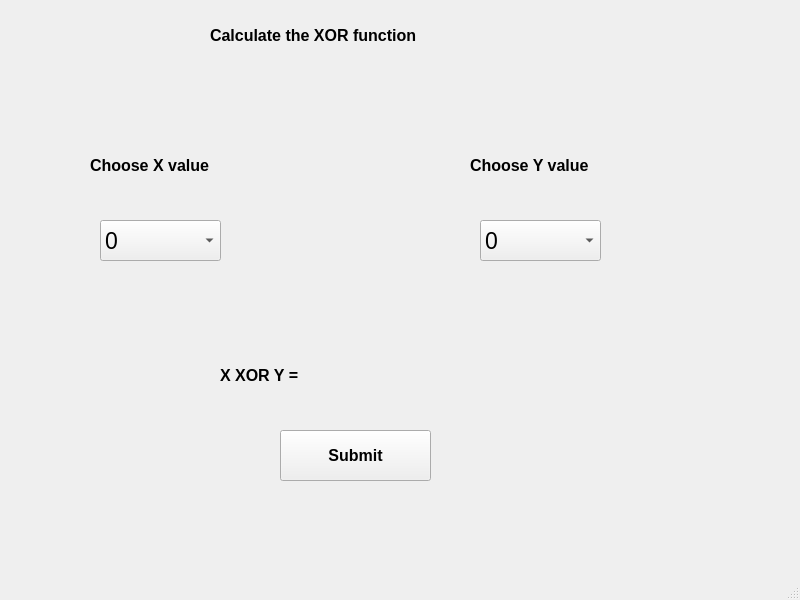
<?xml version="1.0" encoding="UTF-8"?>
<ui version="4.0">
 <class>ComboBoxTutorial</class>
 <widget class="QMainWindow" name="ComboBoxTutorial">
  <property name="geometry">
   <rect>
    <x>0</x>
    <y>0</y>
    <width>800</width>
    <height>600</height>
   </rect>
  </property>
  <property name="windowTitle">
   <string>MainWindow</string>
  </property>
  <widget class="QWidget" name="centralwidget">
   <widget class="QComboBox" name="x">
    <property name="geometry">
     <rect>
      <x>100</x>
      <y>220</y>
      <width>121</width>
      <height>41</height>
     </rect>
    </property>
    <property name="font">
     <font>
      <pointsize>17</pointsize>
     </font>
    </property>
    <property name="editable">
     <bool>false</bool>
    </property>
    <item>
     <property name="text">
      <string>0</string>
     </property>
    </item>
    <item>
     <property name="text">
      <string>1</string>
     </property>
    </item>
   </widget>
   <widget class="QComboBox" name="y">
    <property name="geometry">
     <rect>
      <x>480</x>
      <y>220</y>
      <width>121</width>
      <height>41</height>
     </rect>
    </property>
    <property name="font">
     <font>
      <pointsize>17</pointsize>
     </font>
    </property>
    <item>
     <property name="text">
      <string>0</string>
     </property>
    </item>
    <item>
     <property name="text">
      <string>1</string>
     </property>
    </item>
   </widget>
   <widget class="QLabel" name="label">
    <property name="geometry">
     <rect>
      <x>220</x>
      <y>350</y>
      <width>111</width>
      <height>51</height>
     </rect>
    </property>
    <property name="font">
     <font>
      <pointsize>12</pointsize>
      <weight>75</weight>
      <bold>true</bold>
     </font>
    </property>
    <property name="text">
     <string>X XOR Y =</string>
    </property>
   </widget>
   <widget class="QLabel" name="x_label">
    <property name="geometry">
     <rect>
      <x>90</x>
      <y>140</y>
      <width>171</width>
      <height>51</height>
     </rect>
    </property>
    <property name="font">
     <font>
      <pointsize>12</pointsize>
      <weight>75</weight>
      <bold>true</bold>
     </font>
    </property>
    <property name="text">
     <string>Choose X value</string>
    </property>
   </widget>
   <widget class="QLabel" name="y_label">
    <property name="geometry">
     <rect>
      <x>470</x>
      <y>140</y>
      <width>171</width>
      <height>51</height>
     </rect>
    </property>
    <property name="font">
     <font>
      <pointsize>12</pointsize>
      <weight>75</weight>
      <bold>true</bold>
     </font>
    </property>
    <property name="text">
     <string>Choose Y value</string>
    </property>
   </widget>
   <widget class="QPushButton" name="Submit">
    <property name="geometry">
     <rect>
      <x>280</x>
      <y>430</y>
      <width>151</width>
      <height>51</height>
     </rect>
    </property>
    <property name="font">
     <font>
      <pointsize>12</pointsize>
      <weight>75</weight>
      <bold>true</bold>
     </font>
    </property>
    <property name="text">
     <string>Submit</string>
    </property>
   </widget>
   <widget class="QLabel" name="x_label_2">
    <property name="geometry">
     <rect>
      <x>210</x>
      <y>10</y>
      <width>311</width>
      <height>51</height>
     </rect>
    </property>
    <property name="font">
     <font>
      <pointsize>12</pointsize>
      <weight>75</weight>
      <bold>true</bold>
     </font>
    </property>
    <property name="text">
     <string>Calculate the XOR function</string>
    </property>
   </widget>
  </widget>
  <widget class="QMenuBar" name="menubar">
   <property name="geometry">
    <rect>
     <x>0</x>
     <y>0</y>
     <width>800</width>
     <height>22</height>
    </rect>
   </property>
  </widget>
  <widget class="QStatusBar" name="statusbar"/>
 </widget>
 <resources/>
 <connections/>
</ui>
